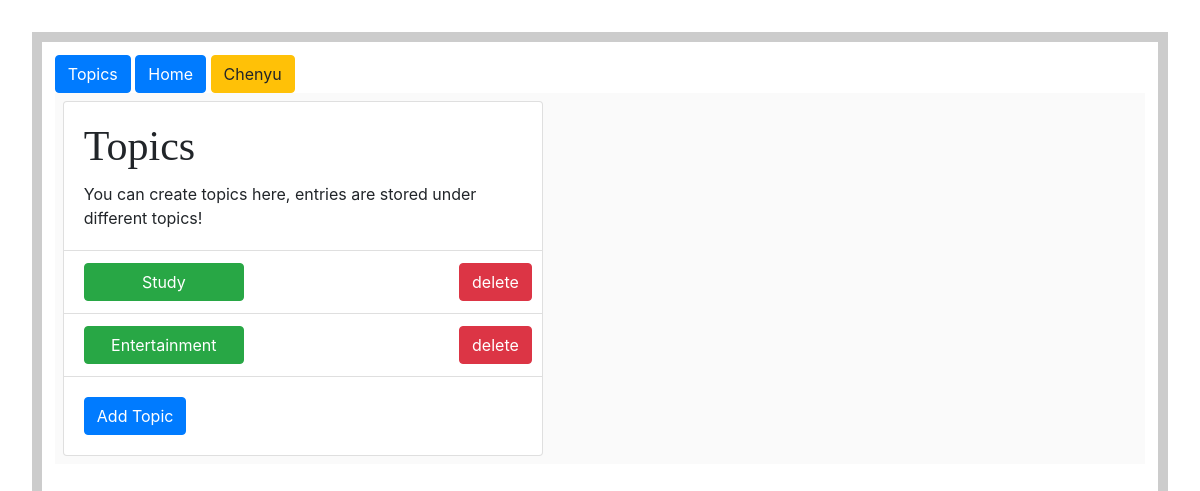
The page /topics/ on the database as committed earlier.
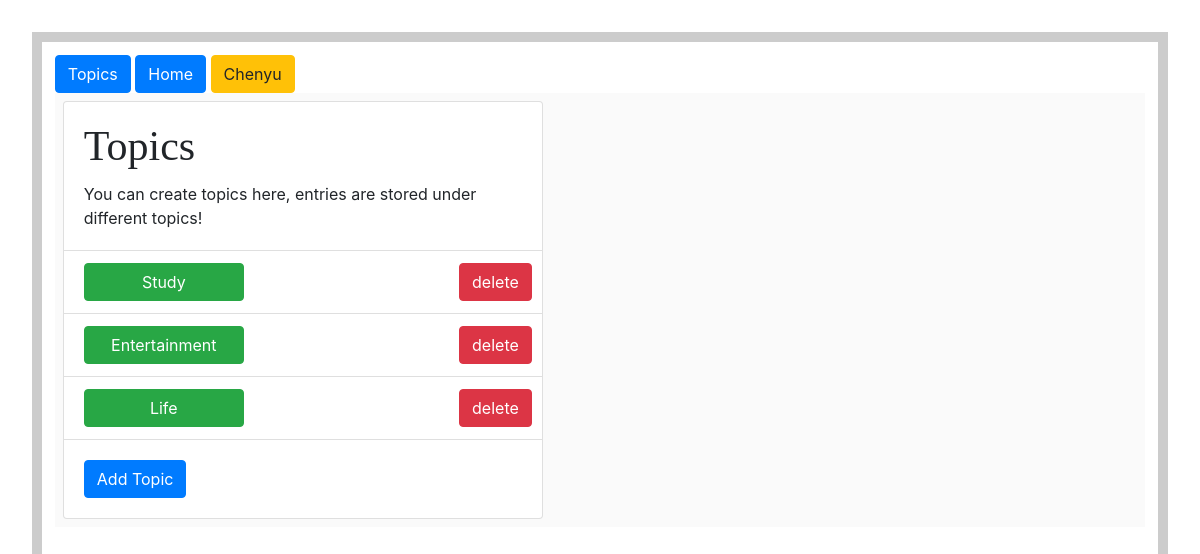
The same page on the database as committed later.
### web_app/models.py (models this page shows)
class Topic(models.Model):
    text = models.CharField(max_length=200)
    date_added = models.DateTimeField(auto_now_add=True)
    def __str__(self):
        return self.text

### web_app/views.py (the view)
# urls.py: url(r'^topics/$', views.topics, name='topics'),
def topics(request):
    topics = Topic.objects.order_by('date_added')
    context = {'topics': topics,
               "title": "Topics"}
    return render(request, 'web_app/topics.html', context)

### web_app/templates/web_app/topics.html
{% extends "web_app/base.html"%}
{%block content%}
<div class="card" style="max-width: 30em; alignment: center">
  <div class="card-body center">
    <h1 class="card-title">Topics</h1>
    <p class="card-text">You can create topics here, entries are stored under different topics!</p>
  </div>
  <ul class="list-group list-group-flush">
      {% for item in topics %}
    <li class="list-group-item" style="position: relative">
        <a href="{% url 'web_app:topic' item.id %}" class="btn btn-success" style="width: 10em" >{{item}}</a>
        <a href="{% url 'web_app:del_topic' item.id %}" class="btn btn-danger" style="position: absolute; right: 10px">delete</a>
    </li>
      {% empty %}
    <li class="list-group-item">There is no topic! Try to add one</li>
       {% endfor %}
  </ul>
  <div class="card-body">
    <a href="{% url 'web_app:new_topic' %}" class="btn btn-primary">Add Topic</a>
  </div>
</div>
{% endblock content %}

### web_app/templates/web_app/base.html (shortened to what this page needs)
<!DOCTYPE html>
<html lang="en">
<head>
    <link href="http://netdna.bootstrapcdn.com/font-awesome/4.0.3/css/font-awesome.css" rel="stylesheet">
    <link rel="stylesheet" href="https://cdnjs.cloudflare.com/ajax/libs/medium-editor-insert-plugin/2.5.0/css/medium-editor-insert-plugin-frontend.min.css" />
    <link rel="stylesheet" href="https://cdnjs.cloudflare.com/ajax/libs/medium-editor-insert-plugin/2.5.0/css/medium-editor-insert-plugin.min.css" />
    <link rel="stylesheet" href="https://cdnjs.cloudflare.com/ajax/libs/medium-editor/5.23.3/css/medium-editor.min.css" />
    <link rel="stylesheet" href="https://maxcdn.bootstrapcdn.com/bootstrap/4.0.0/css/bootstrap.min.css">
    <link rel="stylesheet" href="//cdn.jsdelivr.net/npm/medium-editor@latest/dist/css/medium-editor.min.css" type="text/css" media="screen" charset="utf-8">
    {% load static %}
    <link href="{% static 'web_app/medium-editor-tables.css' %}" rel="stylesheet">
    <link rel="stylesheet" href="{% static 'web_app/main.css' %}"/>
    <link rel="stylesheet" href="{% static 'web_app/jquery-jvectormap-2.0.3.css' %}" type="text/css" media="screen"/>
</head>
<body class="page">
<a href="{% url 'web_app:topics' %}" class="btn btn-primary">Topics</a>
<a href="{% url 'web_app:index' %}" class="btn btn-primary">Home</a>
<a href="https://xipluschenyu.github.io/" class="btn btn-warning">Chenyu</a>
<div class="metanav">
{% block content %}
{% endblock content %}
</div>
</body>
</html>

### web_app/static/web_app/main.css (style rules this page uses)
h1 { font: 42px lato bold; }
.page { margin: 2em auto; width:calc(100% - 4em); height:100%; border: 10px solid #ccc; padding: 0.8em; background: white; }
.metanav { text-align: left; padding: 0.5em; margin-bottom: 2em; background: #fafafa; }

Rows that differ between the two databases and show on the page:
added Topic: text "Life"
